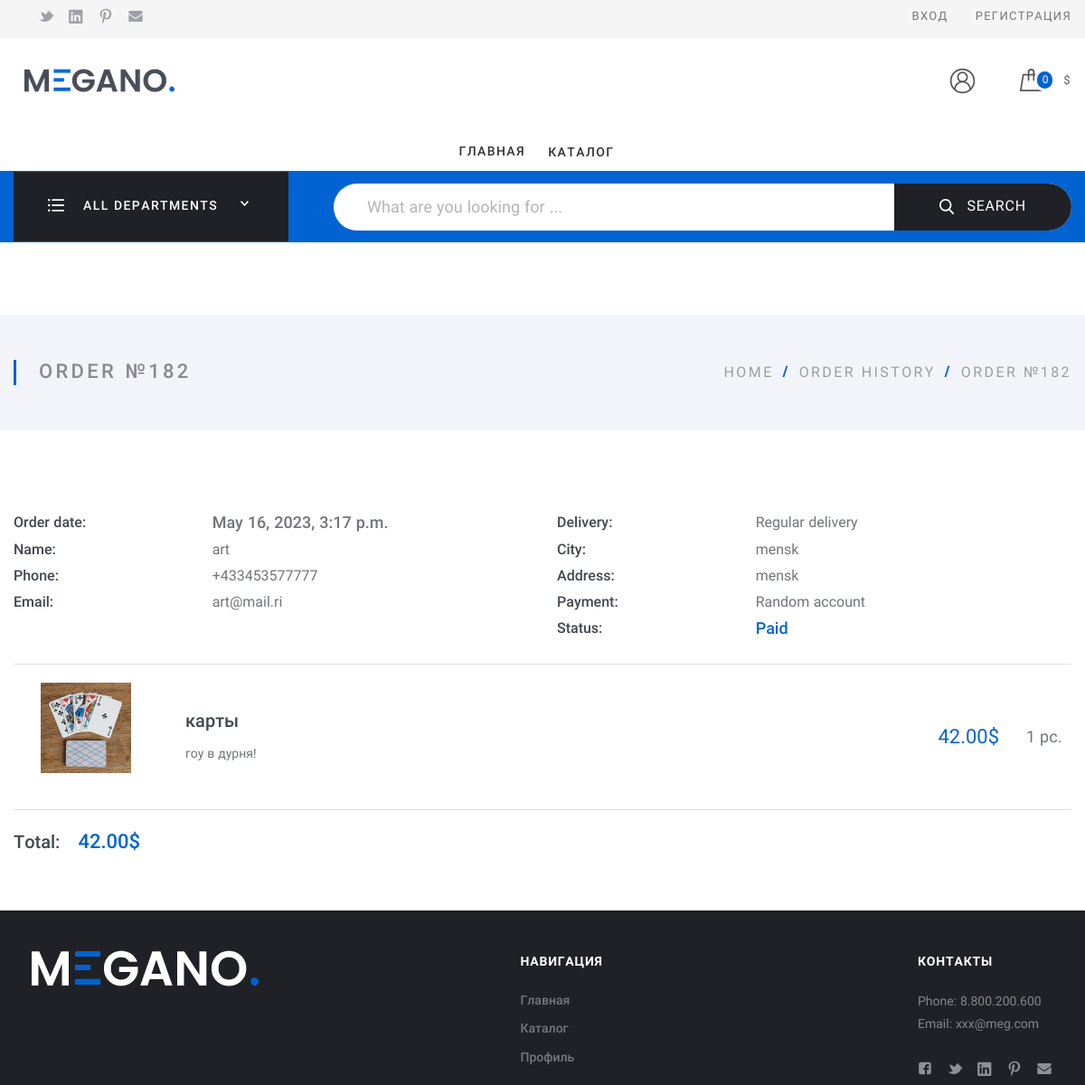
Screenshot of /history_detail/182 with the database file from the repository.
### my_store_app/models.py (models this page shows, shortened)
class Order(models.Model):
    DELIVERY_CHOICES = [
        ('reg', _('Regular')),
        ('exp', _('Express'))
    ]
    PAYMENT_CHOICES = [
        ('card', _('Bank Card')),
        ('cash', _('From random account')),
    ]
    customer = models.ForeignKey(User, on_delete=models.CASCADE,
                                 null=True,
                                 related_name='orders',
                                 verbose_name=_('customer'))
    fio = models.CharField(max_length=100, null=True, blank=True, verbose_name=_('name and lastname'))
    phone_valid = RegexValidator(regex=r'^\+?1?\d{6,15}$',
                                 message=' '.join([str(_('номер телефона необходимо вводить в формате:')), '+999999999',
                                                   str(_('до 15 символов.'))]))
    phone = models.CharField(max_length=16, validators=[phone_valid],
                             null=True, blank=True, verbose_name=_('phone number'))
    email = models.EmailField(null=True, blank=True, verbose_name=_('email'))
    delivery = models.CharField(max_length=3,
                                choices=DELIVERY_CHOICES, default='reg', verbose_name=_('delivery'))
    payment_method = models.CharField(max_length=4,
                                      choices=PAYMENT_CHOICES,
                                      default='card',
                                      verbose_name=_('payment method'))
    city = models.CharField(max_length=25, null=True, blank=True, verbose_name=_('city'))
    address = models.TextField(max_length=255, null=True, blank=True, verbose_name=_('address'))
    in_order = models.BooleanField(default=False, verbose_name=_('in order'))
    paid = models.BooleanField(default=False, verbose_name=_('order is payed'))
    payment_error = models.CharField(max_length=50, null=True, blank=True, verbose_name=_('payment error'))
    ordered = models.DateTimeField(null=True, blank=True, verbose_name=_('order placement date'))
    braintree_id = models.CharField(max_length=150, blank=True, verbose_name=_('transaction id'))
    delivery_cost = models.DecimalField(max_digits=10, decimal_places=2, default=0, verbose_name=_('Delivery cost'))
    @property
    def total_sum(self) -> Decimal:
        total = Decimal(0.00)
        for product in self.order_products.all():
            total += product.final_price * product.quantity + product.order.delivery_cost
        return Decimal(total)
    def name(self):
        return self.__str__()
    class Meta:
        verbose_name = _('order')
        verbose_name_plural = _('orders')

class OrderProduct(models.Model):
    order = models.ForeignKey(
        Order,
        on_delete=models.CASCADE,
        related_name='order_products'
    )
    product = models.ForeignKey(
        Product,
        on_delete=models.CASCADE,
        related_name='order_products'
    )
    final_price = models.DecimalField(max_digits=10, decimal_places=2, default=0,
                                      verbose_name=_('final_price'))
    quantity = models.IntegerField(null=True, default=1,
                                   verbose_name=_('quantity'))
    class Meta:
        verbose_name = _('order product')
        verbose_name_plural = _('order products')

class Product(models.Model):
    category = models.ForeignKey(
        ProductCategory,
        on_delete=models.CASCADE,
        related_name='products',
        verbose_name='good_category',
    )
    name = models.CharField(max_length=100, verbose_name=_('product name'))
    code = models.CharField(max_length=10, null=True, blank=True, verbose_name=_('product code'))
    slug = models.SlugField(db_index=True, verbose_name=_('product slug'))
    image = models.ImageField(verbose_name=_('product image'))
    description = models.TextField(max_length=2550, null=True, verbose_name=_('product description'))
    rating = models.FloatField(null=True, default=0, verbose_name=_('rating'))
    is_published = models.BooleanField(verbose_name=_('is published'), null=True, blank=True, default=True)
    tags = TaggableManager()
    limited = models.BooleanField(default=False, verbose_name=_('limited edition'))
    price = models.DecimalField(max_digits=10, decimal_places=2, verbose_name=_('price'))
    quantity = models.IntegerField(verbose_name=_('quantity'))
    is_free_delivery = models.BooleanField(default=False, verbose_name='free delivery')
    class Meta:
        verbose_name = _('product')
        verbose_name_plural = _('products')
        db_table = 'products'

### my_store_app/views.py (the view)
# urls.py: path('history_detail/<int:order_id>', HistoryOrderDetail.as_view(), name='history_detail'),
class HistoryOrderDetail(DetailView):
    model = Order
    def get(self, request, *args, **kwargs):
        pk = kwargs['order_id']
        order = self.model.objects.prefetch_related('order_products').get(id=pk)
        return render(request, 'history_detail.html', context={'order': order})

### my_store_app/context_processors.py (called while the page is built)
def cart(request):
    return {'cart': Cart(request)}

def load_settings(request):
    return {'site_settings': SiteSettings.load()}

### my_store_app/models.py (called while the page is built)
    @property
    def icon_url(self):
        if self.icon and hasattr(self.icon, 'url'):
            return self.icon.url

    @classmethod
    def load(cls):
        try:
            return cls.objects.get()
        except cls.DoesNotExist:
            return cls()

### my_store_app/services/cart.py (called while the page is built)
    def __len__(self):
        return sum(item['quantity'] for item in self.cart.values())

### my_store_app/templatetags/category_tags.py (called while the page is built)
@register.simple_tag()
def get_categories():
    return ProductCategory.objects.all()

### my_store_app/templates/history_detail.html (shortened to what this page needs)
{% extends 'base.html' %}
{% load i18n %}
{% load static %}
{% block content %}
<div class="Middle Middle_top">
    <div class="Middle-top">
      <div class="wrap">
        <div class="Middle-header">
          <h1 class="Middle-title">{% trans 'Order' %} №{{ order.id }}
          </h1>
          <ul class="breadcrumbs Middle-breadcrumbs">
            <li class="breadcrumbs-item"><a href="{% url 'account' %}">home</a>
            </li>
            <li class="breadcrumbs-item"><a href="{% url 'order_list' %}">{% trans 'order history' %}</a>
            </li>
            <li class="breadcrumbs-item breadcrumbs-item_current"><span>{% trans 'Order' %} №{{ order.id }}</span>
            </li>
          </ul>
        </div>
      </div>
    </div>
    <div class="Section">
      <div class="wrap">
        <div class="Section-content">
          <div class="Order">
            <div class="Order-infoBlock">
              <div class="Order-personal">
                <div class="row">
                  <div class="row-block">
                    <div class="Order-info Order-info_date">
                      <div class="Order-infoType">{% trans 'Order date' %}:
                      </div>
                      <div class="Order-infoContent">{{ order.ordered }}
                      </div>
                    </div>
                    <div class="Order-info">
                      <div class="Order-infoType">{% trans 'Name' %}:
                      </div>
                      <div class="Order-infoContent">{{ order.fio }}
                      </div>
                    </div>
                    <div class="Order-info">
                      <div class="Order-infoType">{% trans 'Phone' %}:
                      </div>
                      <div class="Order-infoContent">{{ order.phone }}
                      </div>
                    </div>
                    <div class="Order-info">
                      <div class="Order-infoType">{% trans 'Email' %}:
                      </div>
                      <div class="Order-infoContent">{{ order.email }}
                      </div>
                    </div>
                  </div>
                  <div class="row-block">
                    <div class="Order-info Order-info_delivery">
                      <div class="Order-infoType">{% trans 'Delivery' %}:
                      </div>
                      <div class="Order-infoContent">
                        {% if order.delivery == 'reg' %}
                          {% trans 'Regular delivery' %}
                        {% else %}
                          {% trans 'Express delivery' %}
                        {% endif %}
                      </div>
                    </div>
                    <div class="Order-info">
                      <div class="Order-infoType">{% trans 'City' %}:
                      </div>
                      <div class="Order-infoContent">{{ order.city }}
                      </div>
                    </div>
                    <div class="Order-info">
                      <div class="Order-infoType">{% trans 'Address' %}:
                      </div>
                      <div class="Order-infoContent">{{ order.address }}
                      </div>
                    </div>
                    <div class="Order-info Order-info_pay">
                      <div class="Order-infoType">{% trans 'Payment' %}:
                      </div>
                      <div class="Order-infoContent">
                        {% if order.payment_method == 'card' %}
                          {% trans 'Card' %}
                        {% else %}
                          {% trans 'Random account' %}
                        {% endif %}
                      </div>
                    </div>
                    <div class="Order-info Order-info_status">
                      <div class="Order-infoType">{% trans 'Status' %}:
                      </div>
                      <div class="Order-infoContent">
                        {% if order.paid %}
                          {% trans 'Paid' %}
                        {% else %}
                          {% trans 'Not paid' %}
                        {% endif %}
                      </div>
                    </div>
                  </div>
                </div>
              </div>
              <div class="Cart Cart_order">
                {% for product in order.order_products.all %}
                <div class="Cart-product">
                  <div class="Cart-block Cart-block_row">
                    <div class="Cart-block Cart-block_pict"><a class="Cart-pict" href="#"><img class="Cart-img"
                      src="
                      {% if product.product.image %}
                        {{ product.product.image.url }}
                      {% else %}
                        {% static 'assets/img/content/home/card.jpg' %}
                      {% endif %}
                      "
                      alt="card.jpg"/></a>
                    </div>
                    <div class="Cart-block Cart-block_info"><a class="Cart-title" href="#">{{ product.product.name }}</a>
                      <div class="Cart-desc">{{ product.product.description|truncatechars:160 }}
                      </div>
                    </div>
                    <div class="Cart-block Cart-block_price">
                      <div class="Cart-price">{{ order.total_sum }}$
                      </div>
                    </div>
                  </div>
                  <div class="Cart-block Cart-block_row">
                    <div class="Cart-block Cart-block_amount">{{ product.quantity }} {% trans 'pc' %}.
                    </div>
                  </div>
                </div>
                {% endfor %}
                <div class="Cart-total">
                  <div class="Cart-block Cart-block_total">
                    <strong class="Cart-title">{% trans 'Total' %}:<span class="Cart-price">{{ order.total_sum }}$</span>
                    </strong>
                  </div>
                </div>
              </div>
            </div>
          </div>
        </div>
      </div>
    </div>
  </div>
{% endblock %}
{% block footer %}
{% include 'includes/footer.html' %}
{% endblock %}

### my_store_app/static/assets/css/basic.css (style rules this page uses)
html { font-family: sans-serif; -ms-text-size-adjust: 100%; -webkit-text-size-adjust: 100%; }
body { margin: 0; }
a { background-color: transparent; -webkit-text-decoration-skip: objects; }
b, strong { font-weight: inherit; }
b, strong { font-weight: bolder; }
h1 { font-size: 2em; margin: 0.67em 0; }
img { border-style: none; }
.breadcrumbs { text-transform: uppercase; line-height: 1.8em; font-size: 16px; overflow: hidden; display: block; margin: 0; padding: 0; }
.breadcrumbs:before, .breadcrumbs:after { content: ""; display: table; }
.breadcrumbs:after { clear: both; }
.breadcrumbs-item { display: block; float: left; position: relative; letter-spacing: 2.4px; }
.breadcrumbs-item + .breadcrumbs-item { margin-left: 28px; }
.breadcrumbs-item + .breadcrumbs-item:after { content: '/'; display: block; width: 20px; height: 20px; line-height: 20px; z-index: 0; position: absolute; color: #0063d1; font-weight: 900; text-align: center; left: -24px; top: 50%; margin-top: -11px; }
.breadcrumbs-item a { color: #9b9ea5; border-bottom: none; position: relative; z-index: 1; }
.breadcrumbs-item_current { color: #9b9ea5; text-decoration: none; }
.row { width: 100%; display: flex; justify-content: space-between; flex: 0 0 100%; }
.row:before, .row:after { content: ""; display: table; }
.row:after { clear: both; }
.row-block { display: block; flex-grow: 0; width: 100%; }
.row-block + .row-block { margin-left: 2rem; }
html { height: 100%; width: 100%; display: block; font-family: Roboto, Verdana, Arial, "Helvetica CY", Helvetica, "Nimbus Sans L", sans-serif; }
body { min-height: 100%; font-size: 16px; color: #424650; line-height: 1.3em; text-align: left; position: relative; min-width: 320px; background: #fff; display: flex; flex-direction: column; }
* { box-sizing: border-box; }
a { text-decoration: none; color: #0063d1; border-bottom: 1px solid #84beff; border-bottom: 1px solid rgba(0, 99, 209, 0); padding-bottom: 0; cursor: pointer; }
ul { margin: 20px 0; padding: 0 0 0 8px; list-style: none; line-height: 1.5em; }
ul li { position: relative; list-style: none; }
ul li:after { content: ' '; width: 4px; height: 4px; position: absolute; top: 10px; left: -8px; border-radius: 10px; }
h1, h2, h3 { text-align: left; font-weight: bold; margin-bottom: 20px; line-height: 1.3em; }
h1:first-child, h2:first-child, h3:first-child { margin-top: 0; }
h1 { margin-bottom: 40px; margin-top: 20px; }
.wrap { padding: 0 15px; max-width: 1630px; min-width: 320px; width: 100%; box-sizing: border-box; margin: 0 auto; position: relative; }

### rows the page displays
Order: id "182", ordered "May 16, 2023, 3:17 p.m.", fio "art", phone "+433453577777", email "art@mail.ri", city "mensk", address "mensk", total_sum "42.00"
OrderProduct: product.image (picture), product.name "карты", product.description "гоу в дурня!", quantity "1"
